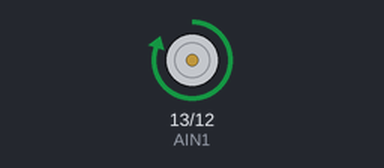
A sketch run on a simulated Arduino Uno, built with avr-gcc and run on an emulated ATmega328P. On the bench: motor-driver pin pairs drawn as motors (green arrow = first pin HIGH = forward, orange = second pin HIGH = backward, longer = more drive, scaled by the enable pin). What the sketch prints to the serial monitor is not drawn.

Above: at 4.0 s.
Timing chart, 0 to 9.2 s (numbered marks = the images above):
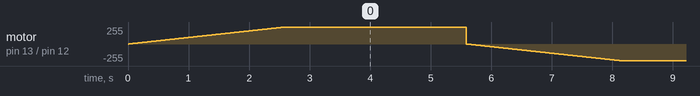

The sketch:

motor_basics_vary.ino
```cpp
/*
SparkFun Tinker Kit
Circuit 10: Motor Basics

Learn how to control one motor with the motor driver.

This sketch was written by SparkFun Electronics, with lots of help from the Arduino community.
This code is completely free for any use.

View circuit diagram and instructions at: https://learn.sparkfun.com/tutorials/activity-guide-for-sparkfun-tinker-kit/circuit-10-motor-basics
Download drawings and code at: https://github.com/sparkfun/SparkFun_Tinker_Kit_Code/
*/

//PIN VARIABLES
//the motor will be controlled by the motor A pins on the motor driver
const int AIN1 = 13;           //control pin 1 on the motor driver for the right motor
const int AIN2 = 12;            //control pin 2 on the motor driver for the right motor
const int PWMA = 11;            //speed control pin on the motor driver for the right motor

//VARIABLES
int motorSpeed = 0;       //starting speed for the motor

void setup() {
  //set the motor contro pins as outputs
  pinMode(AIN1, OUTPUT);
  pinMode(AIN2, OUTPUT);
  pinMode(PWMA, OUTPUT);

  Serial.begin(9600);
}

void loop() {
    //drive motor forward (positive speed)
    digitalWrite(AIN1, HIGH);                         //set pin 1 to high
    digitalWrite(AIN2, LOW);                          //set pin 2 to low
    for (motorSpeed = 0 ; motorSpeed < 255 ; motorSpeed++) {
      analogWrite(PWMA, motorSpeed);                  // Slowly increase the speed every 10ms
      Serial.println(motorSpeed);
      delay(10);
    }
    delay(3000);

    //drive motor backward (negative speed)
    digitalWrite(AIN1, LOW);                          //set pin 1 to low
    digitalWrite(AIN2, HIGH);                         //set pin 2 to high
    for (motorSpeed = 0 ; motorSpeed < 255 ; motorSpeed++) {
      analogWrite(PWMA, motorSpeed);                   // Slowly increase the speed every 10ms
      Serial.println(motorSpeed);
      delay(10);
    }
    delay(3000);

    //stop motor
    digitalWrite(AIN1, LOW);                          //set pin 1 to low
    digitalWrite(AIN2, LOW);                          //set pin 2 to low
    analogWrite(PWMA, 0);               //now that the motor direction is set, stop motor
    delay(3000);
}
```
